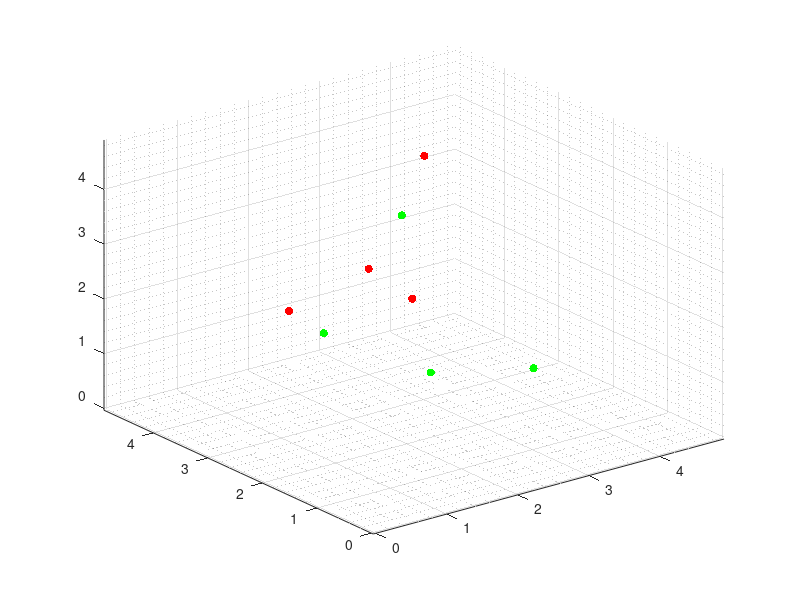

This figure's MATLAB source: (Note: this script raises an error after producing the figure.)
% =========================================================================
% SIMULACIÓN DEL PROBLEMA DE FORMACIÓN EN 3D
% =========================================================================
% Autor: Kenneth Andree Aldana Corado
% Última modificación: 20/09/2022
% Basado en: "Simulación de control de formación sin modificaciones"
% de Andrea Maybell Peña Echeverría
% (MODELO 2)
% =========================================================================
% El siguiente script implementa la simulación de la ecuación de consenso
% sin modificar.
% =========================================================================

%% Inicialización del mundo
gridsize = 5.2;
initsize = 5;
N = 8; % Definir la cantidad de agentes
dt = 0.01; % Tiempo de muestreo
T = 5; % Tiempo máximo de simulación

% Inicialización de la posición de los agentes
X = initsize*rand(3,N);
Xi = X; % Vector de posición de los agentes

% Inicialización de la velocidad de los agentes
V = zeros(3,N);
%% Grafico de posición inicial de los agentes
%  Se utiliza distinción de color por agentes
%    Rojo:    agente 1
%    Verde:   agente 2

color = [255 0 0;
         255 0 0;
         255 0 0;
         255 0 0;
         0 255 0;
         0 255 0;
         0 255 0;
         0 255 0];   
% Se define la representación gráfica como gráfico de dispersión en 3D
agents = scatter3(X(1,:),X(2,:),X(3,:),[],color,'filled');
grid minor;
maximo = max(X);
minimo = min(X);
xlim([-min(minimo), max(maximo)]);
ylim([-min(minimo), max(maximo)]);
zlim([-min(minimo), max(maximo)]);

%% Inicialización de simulación
t = 0;
ciclos = 1; % Contador de ciclos para finalizar la formación
historico = zeros(100*T,N); % Variable que almacena la velocidad de los agentes
hX = zeros(100*T,N); % Variables para almacenamiento de posición de los agentes
hY = zeros(100*T,N);
hZ = zeros(100*T,N);

while(t < T)
    for i = 1:N
        E = 0;
        for j = 1:N
            dist = X(:,i)- X(:,j); % vector de distancia entre agente i y j
            
            w = 1;
            % Tensión de aristas entre agentes
            E = E + w.*dist;
        end
       
        % Actualización de velocidad
        V(:,i) = -1*E;

    end
    % Actualización de la posición de los agentes
    X = X + V*dt;
    
    % Almacenamiento de variables para graficar
    for a = 1:N
        hX(ciclos,a)= X(1,a);
        hY(ciclos,a)= X(2,a);
        hZ(ciclos,a)= X(3,a);
    end
    historico(ciclos,:) = (sum(V.^2,1)).^0.5;
    % Se actualiza la gráfica, se muestra el movimiento y se incrementa el
    % tiempo
    agents.XData = X(1,:);
    agents.YData = X(2,:);
    agents.ZData = X(3,:);
    pause(dt);
    pause(0.05)
    t = t + dt;
    ciclos = ciclos + 1;
end

% Grafico de la norma de la velocidad de los agentes
figure(1);
plot(0:dt:T,historico);
xlabel('Tiempo (segundos)');
ylabel('Velocidad (u.a/segundo)');
ylim([-1,inf])

% Grafico de posición inicial y final de los agentes, adicionalmente se
% superpone su trayectoria.
figure(2);
hold on;
grid on;
plot3(hX,hY,hZ,'--');
xlabel('Posición en eje X (u.a)');
ylabel('Posición en eje Y (u.a)');
zlabel('Posición en eje Z (u.a)');
scatter3(Xi(1,:),Xi(2,:),Xi(3,:),[], 'k');
scatter3(X(1,:),X(2,:),X(3,:),[], 'k', 'filled');
hold off;
